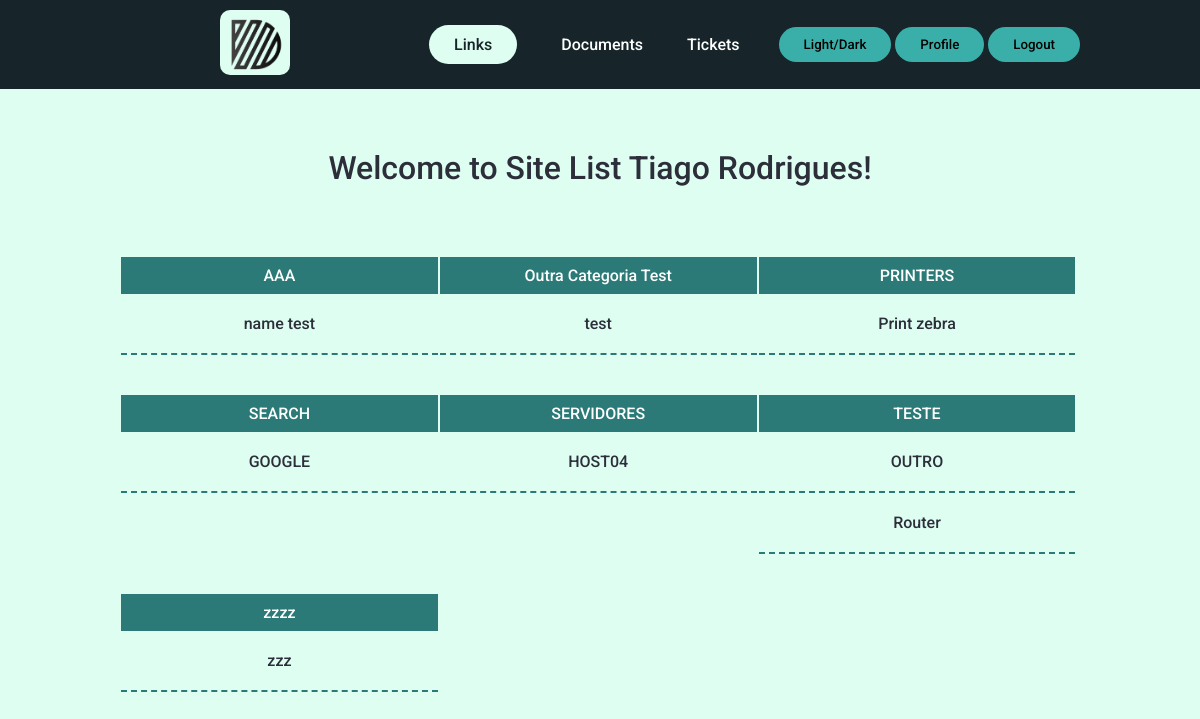
/links (signed in), run on the app's committed database.
### tables this page shows
CREATE TABLE users (id INTEGER PRIMARY KEY AUTOINCREMENT NOT NULL, name TEXT NOT NULL, hash TEXT NOT NULL, permission INTEGER DEFAULT 4 NOT NULL, active BLOB DEFAULT 0 NOT NULL, email TEXT NOT NULL);

CREATE TABLE links (
id INTEGER PRIMARY KEY AUTOINCREMENT NOT NULL,
category TEXT NOT NULL,
name TEXT NOT NULL,
link TEXT NOT NULL);

### app.py (the view)
@app.route("/links")
def links():
    userID = session["user_id"]
    rows = db.execute(
    "SELECT * FROM users WHERE id = ?", userID
    )
    name = rows[0]["name"]
    links = db.execute("SELECT category, name, link, id FROM links ORDER BY category, name")
    categories = db.execute("SELECT DISTINCT category FROM links ORDER BY category")
    return render_template("links.html", links = links, name = name, categories = categories)

### templates/links.html (shortened to what this page needs)
{% extends "layout.html" %}
{% block body %}
<div><h1>Welcome to Site List {{ name }}!</h1></div>
    {% for categorie in categories %}
    <table class="column">
        <thead>
            <tr>
                <th colspan="2">{{ categorie["category"] }}</th>
            </tr>
        </thead>
        <tbody>
            {% for link in links %}
            {% if link["category"] == categorie["category"] %}
            {% if session.get("permission") < 3 %}
            <tr>
                <td class="tableName">
                    <a href="https:\\{{ link["link"] }}">{{ link["name"] }}</a>
                </td>
                <td>
                    <form action="/edit" method="post">
                        <input name="id" type="hidden" value="{{ link["id"] }}">
                        <button type="submit">EDIT</button>
                    </form>
                </td>
            </tr>
            {% else %}
            <tr class="noEdit">
                <td>
                    <a href="https:\\{{ link["link"] }}">{{ link["name"] }}</a>
                </td>
            </tr>
            {% endif %}
            {% endif %}
            {% endfor %}
        </tbody>
    </table>
    {% endfor %}
{% endblock %}

### static/styles.css (style rules this page uses)
* { box-sizing: border-box; margin: 0; padding: 0; font-family: "Roboto", sans-serif; font-weight: 500; }
.body a { text-decoration: none; color: inherit; }
body { transition: background-color 0.5s, color 0.3s; }
.light { background-color: #defef1; color: #2c2e3a; }
.noEdit td { padding: 20px 25px; }
h1 { margin: 50px 0; }
table { margin:20px 1px; width: 100%; border-collapse: collapse; }
.column { float: left; width: 33%; }
td { padding: 10px 0 10px; border-bottom: 2px dashed #2b7a78; margin: 10px 10px; }
th { background-color: #2b7a78; padding: 9px; transition: all 0.5s ease 0s; color: #feffff; }

### data on the page
users: name "Tiago Rodrigues"
links: name "name test"
links: name "test"
links: name "Print zebra"
links: name "GOOGLE"
links: name "HOST04"
links: name "OUTRO"
links: name "Router"
links: name "zzz"

### other printed values
{{ categorie["category"] }} "AAA" "Outra Categoria Test" "PRINTERS" "SEARCH" "SERVIDORES" "TESTE" "zzzz"
